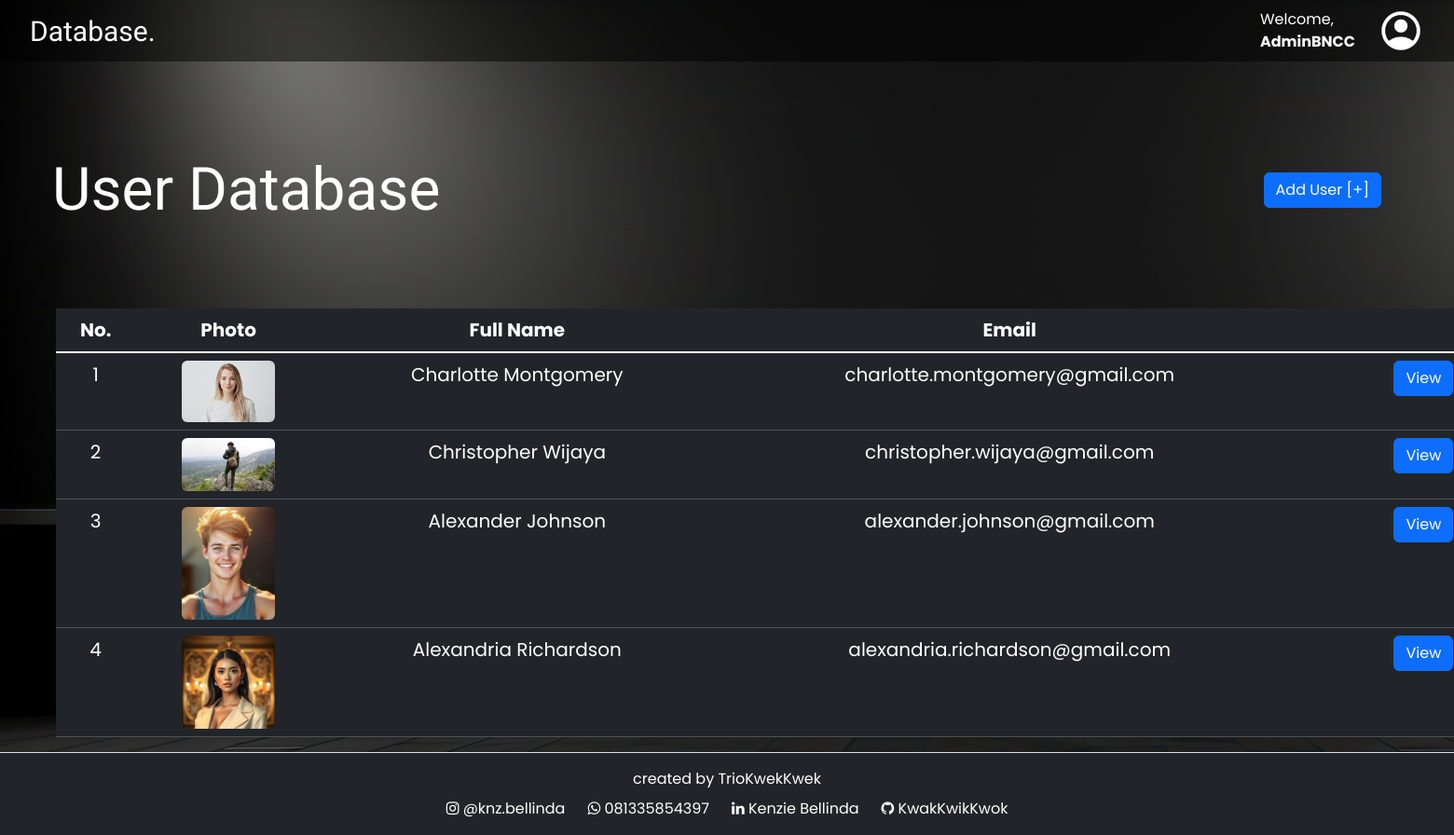
The app's page /SourceFile/View/Dashboard.php (signed in) with its own data.
### tables this page shows
CREATE TABLE `users` (
  `id` int(11) NOT NULL,
  `first_Name` varchar(250) NOT NULL,
  `last_name` varchar(250) NOT NULL,
  `email` varchar(250) NOT NULL,
  `pass` varchar(255) NOT NULL,
  `photo` varchar(250) NOT NULL,
  `bio` longtext NOT NULL
);

### SourceFile/Database/Dbh.php (called while the page is built)
<?php
class Dbh {
    private $host = 'localhost';
    private $username = 'root';
    private $password = '';
    private $dbName = 'midproject_bncc';
    private $pdo;
    protected function connect(){
        $dsn = "mysql:host={$this->host};dbname={$this->dbName}";
        try {
            $this->pdo = new PDO($dsn, $this->username, $this->password);
            $this->pdo->setAttribute(PDO::ATTR_DEFAULT_FETCH_MODE, PDO::FETCH_ASSOC);
        }
        catch(PDOException $e) {
            echo $e->getMessage();
            return null;
        }
        return $this->pdo;
    }
    protected function close() {
        $this->pdo = null;
    }
}

### SourceFile/Class/Users.php (called while the page is built, shortened)
<?php
require_once '../database/Dbh.php';
class Users extends Dbh {
    protected function getAllUsers(){
        $sql = "SELECT * FROM users WHERE id !=1";
        $stmt = $this->connect()->query($sql);
        $results = $stmt->fetchAll();
        return $results;
    }
}

### SourceFile/Class/UserController.php (called while the page is built, shortened)
<?php
require_once 'Users.php';
class UserController extends Users {
    public function showUsers(){
        $results = $this->getAllUsers();
        return $results;
    }
}

### SourceFile/View/Dashboard.php (the view, shortened to what this page needs)
<?php
include 'NavbarAndBackground/Header.php';
require_once '../Class/UserController.php';
$uc = new UserController();
$users = $uc->showUsers();
?>
<link rel="stylesheet" href="CSS/Dashboard.css" />
<?php include 'NavbarAndBackground/Navbar.php';?>
<main>
    <div class="main-content">
        <div class="heading" style="padding-right:5%">
            <div class="title-container">
                <h1 class="title mx-3">User Database</h1>
            </div>
            <div class="text-center">
                <a href="CreateUser.php" class="btn btn-primary">Add User [+]</a>
            </div>
        </div>
        <div class="container mx-5">
            <table class="table table-hover caption-top mt-5 fs-5 table-dark" style="width: 135%;">
                <thead class="text-center">
                    <tr>
                    <th scope="col">No.</th>
                    <th scope="col">Photo</th>
                    <th scope="col">Full Name</th>
                    <th scope="col">Email</th>
                    <th scope="col">Action</th>
                    </tr>
                </thead>
                <tbody class="table-group-divider text-center">
                    <?php
                        $num = 1;
                        foreach($users as $user):
                    ?>
                    <tr>
                        <td><?= $num++ ?></td>
                        <td>
                            <img src="<?= !empty($user['photo']) ? '../Storage/' . $user['photo'] : 'https://via.placeholder.com/180x150'; ?>"
                                alt="profile_picture"
                                style="width: 100px;"
                                class = "rounded">
                        </td>
                        <td><?=$user['first_Name']. ' ' . $user['last_name']?></td>
                        <td><?= $user['email']?></td>
                        <td>
                            <a href="ViewUser.php?id=<?= $user['id'] ?>" class="btn btn-primary btn-md">View</a>
                        </td>
                    </tr>
                    <?php endforeach;?>
                </tbody>
            </table>
        </div>
    </div>
</main>
<?php include 'NavbarAndBackground/Footer.php'?>

### SourceFile/View/NavbarAndBackground/Header.php (shortened to what this page needs)
<!DOCTYPE html>
<html lang="en">
  <head>
    <link rel="stylesheet" href="https://cdnjs.cloudflare.com/ajax/libs/font-awesome/4.7.0/css/font-awesome.min.css">
    <link
      href="https://unpkg.com/boxicons@2.1.4/css/boxicons.min.css"
      rel="stylesheet"
    />
    <link
    href="https://cdn.jsdelivr.net/npm/bootstrap@5.3.2/dist/css/bootstrap.min.css"
    rel="stylesheet"
    />

### SourceFile/View/NavbarAndBackground/Navbar.php (shortened to what this page needs)
  <link rel="stylesheet" href="NavbarAndBackground/CSS/Navbar.css" />
</head>
<body class="d-flex flex-column min-vh-100">
<nav class="navbar bg-dark navbar-expand-lg bg-body-tertiary custom-navbar" data-bs-theme="dark">
  <div class="container-fluid">
    <a href="Dashboard.php" style = "text-decoration: none; color:white;">
      <div class="nav-logo-name custom-logo-name">Database.</div>
    </a>
    <div class="collapse navbar-collapse" id="navbarSupportedContent">
      <div class="account d-flex align-items-center ms-auto" style="margin-right: 20px;">
        <div class="account-container d-flex flex-column align-items-end me-4">
            <a href="Profile.php" style = "text-decoration: none; color:white;">
            <div class="welcome" >Welcome,</div>
            <div class="acc-name"><strong>AdminBNCC</strong></div>
          </div>
          <div class="acc-icon" >
            <img src="../Assets/Icon/Account.png" style="width: 50px; height: auto;" alt="Account Icon">
          </div>
      </div>
    </div>
  </div>
</nav>

### SourceFile/View/NavbarAndBackground/Footer.php (shortened to what this page needs)
    </body>
    <footer class="bg-dark text-center mt-auto border-top">
        <div class="text-center text-white p-3">
            <p class="mb-2">created by TrioKwekKwek</p>
            <div class="d-flex justify-content-center align-items-center gap-4">
                <a href="https://instagram.com/knz.bellinda/" class="text-white text-decoration-none" target="_blank">
                    <i class="fa fa-instagram"></i> @knz.bellinda
                </a>
                <a href="https://wa.me/081335854397" class="text-white text-decoration-none" target="_blank">
                    <i class="fa fa-whatsapp"></i> 081335854397
                </a>
                <a href="https://www.linkedin.com/in/kenzie-bellinda" class="text-white text-decoration-none" target="_blank">
                    <i class="fa fa-linkedin"></i> Kenzie Bellinda
                </a>
                <a href="https://github.com/KwakKwikKwok" class="text-white text-decoration-none" target="_blank">
                    <i class="fa fa-github"></i> KwakKwikKwok
                </a>
            </div>
        </div>
    </footer>
</html>

### SourceFile/View/CSS/Dashboard.css (style rules this page uses)
.heading { display: flex; justify-content: space-between; align-items: center; padding: 40px; padding-top: 100px; }
.title-container h1 { font-family: 'Mitr', cursive; font-size: 64px; margin: 0; color: #FFFFFF; }

### SourceFile/View/NavbarAndBackground/CSS/Navbar.css (style rules this page uses)
body { background: url("/MidProject/Assets/background.jpg"); background-size: cover; background-repeat: no-repeat; background-attachment: fixed; margin: 0; padding: 0; font-family: "poppins"; }
.custom-navbar { background-color: rgba(0, 0, 0, 0.5) !important; color: white !important; }
.custom-navbar * { opacity: 1 !important; font-family: "Poppins"; }
.custom-logo-name { font-family: "Mitr"; font-size: 30px; margin-right: 90px; margin-left: 20px; }

### records on screen
users: photo (picture), first_Name "Charlotte", last_name "Montgomery", email "charlotte.montgomery@gmail.com"
users: photo (picture), first_Name "Christopher", last_name "Wijaya", email "christopher.wijaya@gmail.com"
users: photo (picture), first_Name "Alexander", last_name "Johnson", email "alexander.johnson@gmail.com"
users: photo (picture), first_Name "Alexandria", last_name "Richardson", email "alexandria.richardson@gmail.com"
